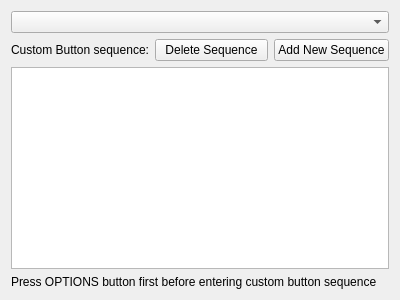
<?xml version="1.0" encoding="UTF-8"?>
<ui version="4.0">
 <class>ButtonLayoutSettings</class>
 <widget class="QWidget" name="ButtonLayoutSettings">
  <property name="geometry">
   <rect>
    <x>0</x>
    <y>0</y>
    <width>400</width>
    <height>300</height>
   </rect>
  </property>
  <property name="windowTitle">
   <string>ButtonLayoutSettings</string>
  </property>
  <layout class="QHBoxLayout" name="horizontalLayout">
   <item>
    <layout class="QGridLayout" name="gridLayout">
     <item row="1" column="1">
      <widget class="QPushButton" name="deleteSequenceButton">
       <property name="text">
        <string>Delete Sequence</string>
       </property>
      </widget>
     </item>
     <item row="2" column="0" colspan="3">
      <widget class="QTableView" name="sequenceView"/>
     </item>
     <item row="1" column="0">
      <widget class="QLabel" name="label">
       <property name="text">
        <string>Custom Button sequence:</string>
       </property>
      </widget>
     </item>
     <item row="0" column="0" colspan="3">
      <widget class="QComboBox" name="buttonLayoutSelector"/>
     </item>
     <item row="1" column="2">
      <widget class="QPushButton" name="addSequenceButton">
       <property name="text">
        <string>Add New Sequence</string>
       </property>
      </widget>
     </item>
     <item row="3" column="0" colspan="3">
      <widget class="QLabel" name="label_2">
       <property name="text">
        <string>Press OPTIONS button first before entering custom button sequence</string>
       </property>
      </widget>
     </item>
    </layout>
   </item>
  </layout>
 </widget>
 <layoutdefault spacing="6" margin="11"/>
 <resources/>
 <connections/>
</ui>
